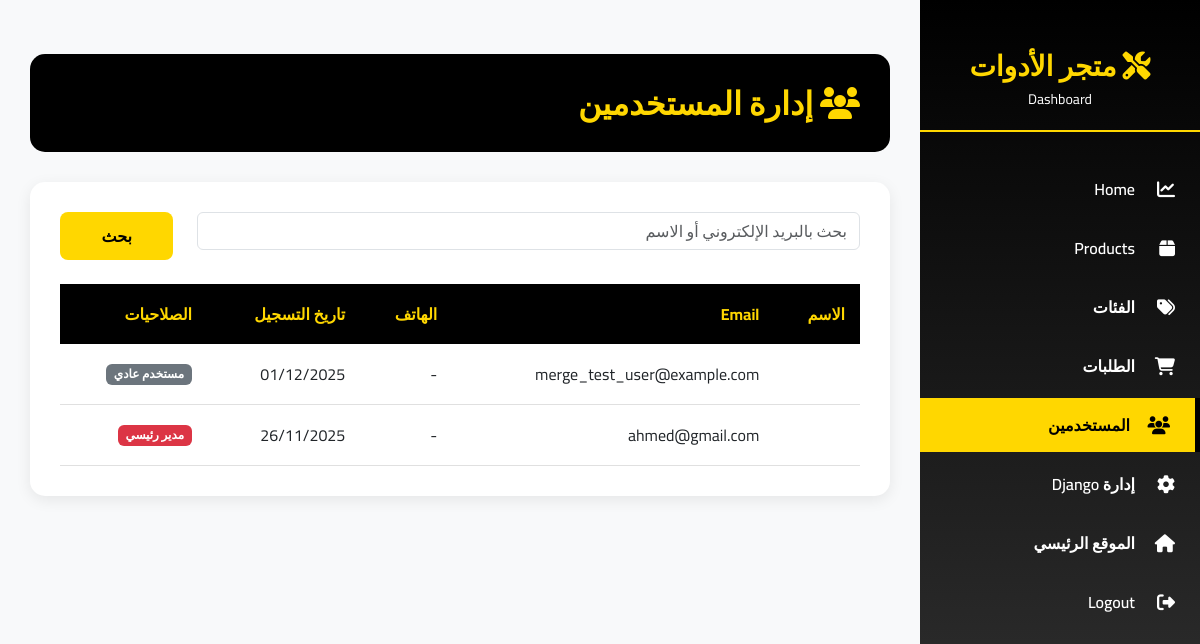
Screenshot of /admin-panel/users/ (signed in) with the database file from the repository.
### accounts/models.py (models this page shows, shortened)
class CustomUser(AbstractUser):
    username = None  # نحذف الحقل الافتراضي
    email = models.EmailField(unique=True)  # نستخدم الإيميل بدلًا منه
    image = models.ImageField(upload_to='user_images/', blank=True, null=True)
    phone_number = models.CharField(max_length=15, blank=True)
    address = models.TextField(blank=True, max_length=500)
    bio = models.TextField(blank=True)
    birth_date = models.DateField(blank=True, null=True)
    USERNAME_FIELD = 'email'      # تحديد الإيميل كحقل تسجيل دخول
    REQUIRED_FIELDS = []          # لا نطلب حقول إضافية أثناء إنشاء المستخدم من CLI
    objects = CustomUserManager()  # تعيين مدير المستخدم المخصص

### admin_panel/views.py (the view)
# urls.py: path('users/', views.admin_users_list, name='users-list'),
@admin_required
def admin_users_list(request):
    users = CustomUser.objects.all().order_by('-date_joined')
    search = request.GET.get('search', '')
    if search:
        users = users.filter(email__icontains=search) | users.filter(first_name__icontains=search)
    context = {
        'users': users,
        'search': search,
    }
    return render(request, 'admin_panel/users_list.html', context)

### accounts/custom_context_processor.py (called while the page is built)
def custom_user_context(request):
    if request.user.is_authenticated:
        user = request.user
        return {
            'user': user,
        }
    return {}

### orders/cart_context_processor.py (called while the page is built)
def get_cart_data(request):
    if request.user.is_authenticated:
        cart, created = Cart.objects.get_or_create(user=request.user, status='Inprogress')
        cart_detail = CartDetail.objects.filter(cart=cart)
        return {'cart_data': cart, 'cart_detail_data': cart_detail}
    else:
        return {'cart_data': None, 'cart_detail_data': []}

### admin_panel/templates/admin_panel/users_list.html (shortened to what this page needs)
{% extends 'admin_panel/base.html' %}
{% load i18n %}
{% block content %}
<div class="page-header">
 <h1>
  <i class="fas fa-users">
  </i>
  {% trans "إدارة المستخدمين" %}
 </h1>
</div>
<div class="content-card">
 <form class="row mb-4" method="GET">
  <div class="col-md-10">
   <input class="form-control" name="search" placeholder="{% trans "بحث بالبريد الإلكتروني أو الاسم" %}" type="text" value="{{ search }}"/>
  </div>
  <div class="col-md-2">
   <button class="btn-admin-primary w-100" type="submit">
    {% trans "بحث" %}
   </button>
  </div>
 </form>
 {% if users %}
 <table class="admin-table">
  <thead>
   <tr>
    <th>
     {% trans "الاسم" %}
    </th>
    <th>
     {% trans "البريد الإلكتروني" %}
    </th>
    <th>
     {% trans "الهاتف" %}
    </th>
    <th>
     {% trans "تاريخ التسجيل" %}
    </th>
    <th>
     {% trans "الصلاحيات" %}
    </th>
   </tr>
  </thead>
  <tbody>
   {% for user in users %}
   <tr>
    <td>
    </td>
    <td>
     {{ user.email }}
    </td>
    <td>
     {{ user.phone_number|default:"-" }}
    </td>
    <td>
     {{ user.date_joined|date:"d/m/Y" }}
    </td>
    <td>
     {% if user.is_superuser %}
     <span class="badge bg-danger">
      {% trans "مدير رئيسي" %}
     </span>
     {% elif user.is_staff %}
     <span class="badge bg-warning">
      {% trans "موظف" %}
     </span>
     {% else %}
     <span class="badge bg-secondary">
      {% trans "مستخدم عادي" %}
     </span>
     {% endif %}
    </td>
   </tr>
   {% endfor %}
  </tbody>
 </table>
 {% else %}
 <p class="text-center text-muted">
  {% trans "لا يوجد مستخدمين" %}
 </p>
 {% endif %}
</div>
{% endblock %}

### admin_panel/templates/admin_panel/base.html (style rules this page uses)
* { font-family: 'Cairo', sans-serif; }
:root { --primary-yellow: #FFD700; --primary-black: #000000; --dark-gray: #333; --light-gray: #f8f9fa; --sidebar-width: 280px; }
body { background-color: var(--light-gray); }
.page-header { background: var(--primary-black); color: var(--primary-yellow); padding: 30px; border-radius: 15px; margin-bottom: 30px; }
.page-header h1 { margin: 0; font-size: 32px; font-weight: 900; }
.content-card { background: #fff; border-radius: 15px; padding: 30px; box-shadow: 0 4px 15px rgba(0, 0, 0, 0.08); margin-bottom: 25px; }
.btn-admin-primary { background-color: var(--primary-yellow); color: var(--primary-black); border: none; font-weight: 700; padding: 12px 30px; border-radius: 8px; transition: all 0.3s ease; }
.admin-table { width: 100%; border-collapse: collapse; }
.admin-table thead { background: var(--primary-black); color: var(--primary-yellow); }
.admin-table th { padding: 15px; text-align: right; font-weight: 700; }
.admin-table td { padding: 15px; border-bottom: 1px solid #e0e0e0; }

### rows the page displays
CustomUser: email "merge_test_user@example.com", phone_number "-", date_joined "01/12/2025"
CustomUser: email "ahmed@gmail.com", phone_number "-", date_joined "26/11/2025"
